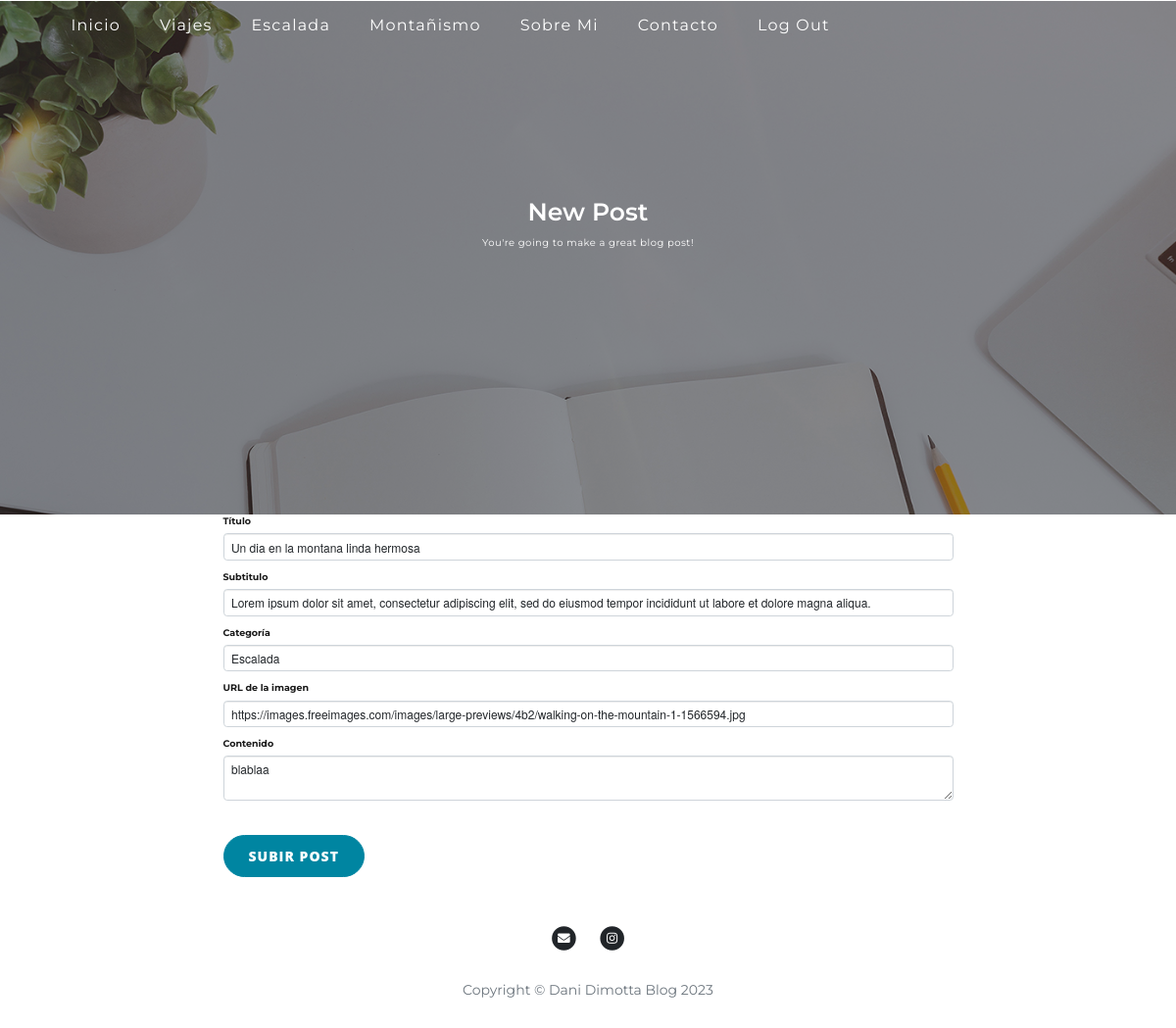
Page /edit-post/1 (signed in) on the earlier database version.
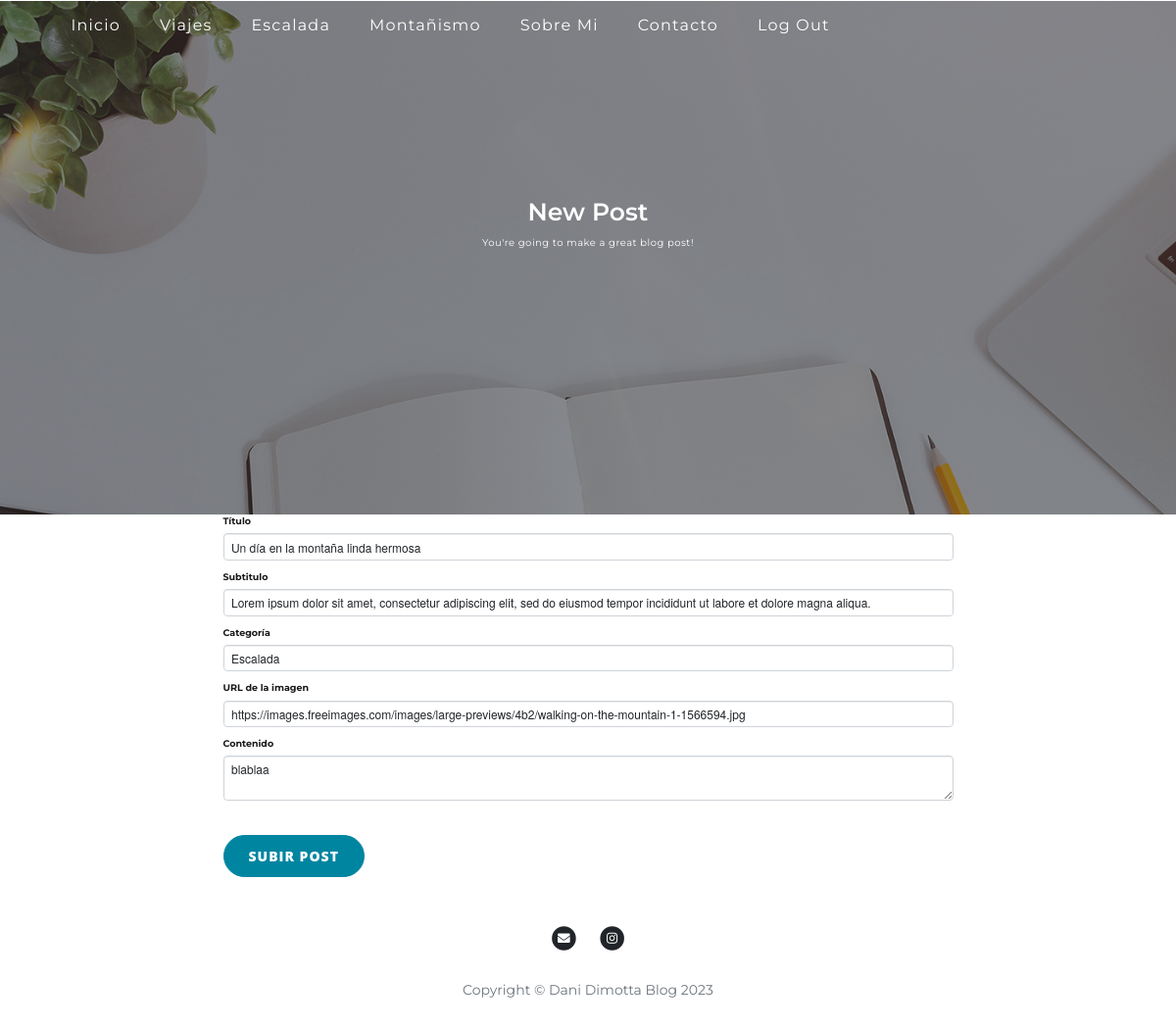
Same page on the later database version.
### main.py (models this page shows)
class BlogPost(db.Model):
    __tablename__ = "blog_posts"
    id = db.Column(db.Integer, primary_key=True)
    author_id = db.Column(db.Integer, ForeignKey('users.id'))
    author = relationship('Users', back_populates='posts')
    title = db.Column(db.String(250), unique=True, nullable=False)
    subtitle = db.Column(db.String(500), nullable=False)
    category = db.Column(db.String(250), nullable=False)
    date = db.Column(db.String(250), nullable=False)
    body = db.Column(db.Text, nullable=False)
    img_url = db.Column(db.String(500), nullable=False)
    comments = relationship('Comment', back_populates="parent_post")

### main.py (the view, shortened to what this page needs)
@app.route("/edit-post/<int:post_id>", methods=["GET", "POST"])
@admin_only
def edit_post(post_id):
    post = BlogPost.query.get(post_id)
    edit_form = CreatePostForm(
        title=post.title,
        subtitle=post.subtitle,
        category=post.category,
        img_url=post.img_url,
        body=post.body,
        date=date.today().strftime("%B %d, %Y")
    )
    return render_template("make-post.html", form=edit_form, logged_in=current_user.is_authenticated)

### forms.py
class CreatePostForm(FlaskForm):
    title = StringField("Título", validators=[DataRequired()])
    subtitle = StringField("Subtitulo", validators=[DataRequired()])
    category = SelectField(u"Categoría", choices=['Viajes', 'Escalada', 'Montañismo', 'Otra'])
    img_url = StringField("URL de la imagen", default="http://drive.google.com/uc?export=view&id=", validators=[DataRequired(), URL()])
    body = CKEditorField("Contenido", validators=[DataRequired()])
    submit = SubmitField("Subir Post")

### main.py (called while the page is built)
def admin_only(f):
    @wraps(f)
    def decorated_function(*args, **kwargs):
        if current_user.id != 1:
            return redirect(url_for('login'))
        return f(*args, **kwargs)
    return decorated_function

@login_manager.user_loader
def load_user(user_id):
    return Users.query.get(user_id)

### templates/make-post.html (shortened to what this page needs)
{% extends 'bootstrap/base.html' %}
{% import "bootstrap/wtf.html" as wtf %}
{% block content %}
{% include "header.html" %}
  <header class="masthead" style="background-image: url('{{ url_for('static', filename='img/edit-bg.jpg')}}')">
    <div class="overlay"></div>
    <div class="container">
      <div class="row">
        <div class="col-lg-8 col-md-10 mx-auto">
          <div class="page-heading">
            {% if is_edit: %}
            <h1>Edit Post</h1>
            {% else: %}
            <h1>New Post</h1>
            {% endif %}
            <span class="subheading">You're going to make a great blog post!</span>
          </div>
        </div>
      </div>
    </div>
  </header>
  <div class="container">
    <div class="row">
      <div class="col-lg-8 col-md-10 mx-auto">
        {{ wtf.quick_form(form, novalidate=True, button_map={"submit": "primary"}) }}
      </div>
    </div>
  </div>
{% include "footer.html" %}
{% endblock %}

Differences in the rows shown:
changed BlogPost "Escalada": title "Un dia en la montana linda hermosa" → "Un día en la montaña linda hermosa"
